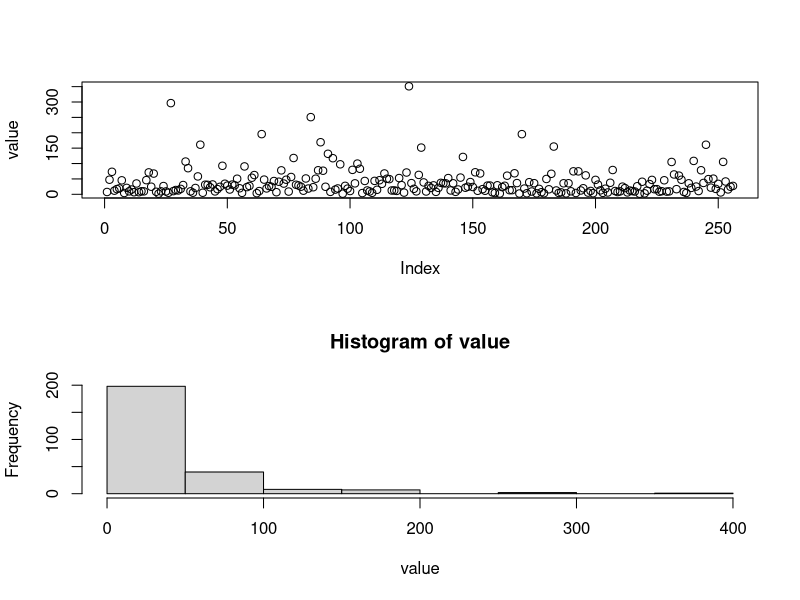

R code for this plot:
# 乱数の分布クラスを使用した結果の出力を、図に変換するRスクリプト

# png形式で出力する
png("lognormal_distribution.png")

# TSV形式になっている乱数の出力データを読み込む
x <- read.table("lognormal_distribution.tsv")

# 1列目だけを抜き出す
value = x$V1

# グラフを縦に2つ
par(mfrow=c(2, 1))

# 1つ目：データをプロットとして出力
plot(value)

# 2つ目：ヒストグラムとして出力
hist(value)
